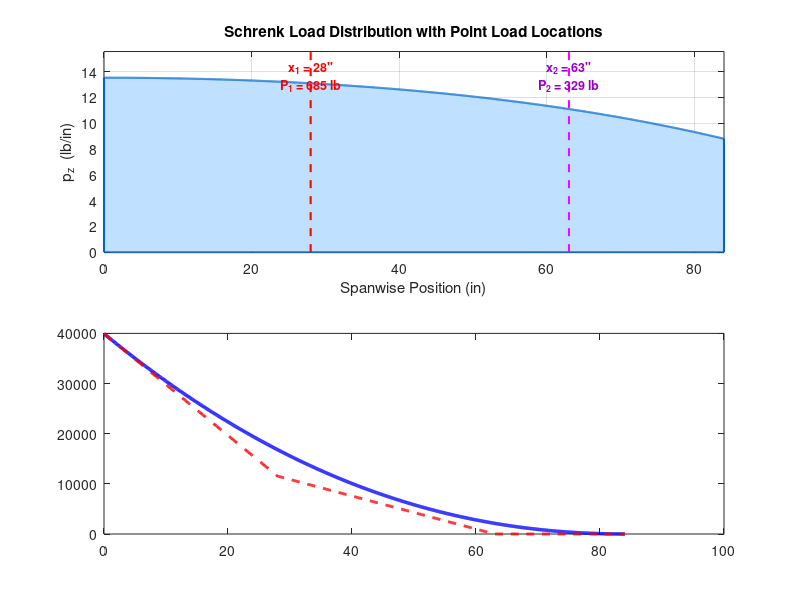

MATLAB code to generate this figure: (Note: this script raises an error after producing the figure.)
%% Whiffletree Two-Point Load Analysis
%  Approximates Schrenk spanwise distribution with two point loads.
%  Matching conditions: total force + root bending moment (exact at root).
%  Students edit STUDENT INPUTS block only.

%% Fixed Parameters
L_total = 4000;          % total lift, both wings (lb)
b       = 168;           % full wingspan (in)
l       = b / 2;         % half-span (in)
L_wing  = L_total / 2;  % one-wing lift (lb)

Pz = @(x) (L_wing/(2*l)) * ((2/pi + 0.5) - (x/l).^2/pi - (x/l).^4/(4*pi));

%% STUDENT INPUTS
x1 = 28;   % inboard load location (in from root)
x2 = 63;   % outboard load location (in from root)
% Spacing = x2 - x1

%% Solve for P1, P2
xv  = linspace(0, l, 2000);
pzv = Pz(xv);

F0 = trapz(xv, pzv);           % total force = L_wing (verify)
M0 = trapz(xv, xv .* pzv);    % first moment about root

P  = [1, 1; x1, x2] \ [F0; M0];
P1 = P(1);
P2 = P(2);

fprintf('\n--- Whiffletree Solution ---\n');
fprintf('x1 = %5.1f in  |  P1 = %7.1f lb\n', x1, P1);
fprintf('x2 = %5.1f in  |  P2 = %7.1f lb\n', x2, P2);
fprintf('P1 + P2 = %.1f lb  (target: %.1f lb)\n', P1+P2, L_wing);
fprintf('Spacing = %.1f in\n\n', x2-x1);

%% Bending Moment Diagrams
xp  = linspace(0, l, 800);
pzp = Pz(xp);

Q   = cumtrapz(xp, pzp);
Q   = Q(end) - Q;
R   = cumtrapz(xp, xp .* pzp);
R   = R(end) - R;
Md  = R - xp .* Q;

Mp  = (xp <= x1) .* P1 .* (x1 - xp) + (xp <= x2) .* P2 .* (x2 - xp);

rms_err = sqrt(mean((Mp - Md).^2)) / Md(1) * 100;
%% Plots
figure('Position', [100 80 860 680], 'Color', 'w');

% --- Load Distribution ---
subplot(2,1,1);
fill([xv, fliplr(xv)], [pzv, zeros(size(pzv))], ...
    [0.75 0.88 1], 'EdgeColor', [0 0.4 0.8], 'LineWidth', 1.5);
hold on;
ymax = max(pzv) * 1.15;
plot([x1 x1], [0 ymax], 'r--', 'LineWidth', 1.5);
plot([x2 x2], [0 ymax], 'm--', 'LineWidth', 1.5);
text(x1, ymax * 0.88, sprintf('x_1 = %g"\nP_1 = %.0f lb', x1, P1), ...
    'Color', 'r', 'HorizontalAlignment', 'center', 'FontSize', 9, 'FontWeight', 'bold');
text(x2, ymax * 0.88, sprintf('x_2 = %g"\nP_2 = %.0f lb', x2, P2), ...
    'Color', [0.6 0 0.8], 'HorizontalAlignment', 'center', 'FontSize', 9, 'FontWeight', 'bold');
xlabel('Spanwise Position (in)');
ylabel('p_z  (lb/in)');
title('Schrenk Load Distribution with Point Load Locations');
xlim([0 l]); ylim([0 ymax]); grid on; box on;

% --- Moment Diagram ---
subplot(2,1,2);
plot(xp, Md, 'b-',  'LineWidth', 2.5); hold on;
plot(xp, Mp, 'r--', 'LineWidth', 2);
xline(x1, ':', 'Color', 'r',       'LineWidth', 1);
xline(x2, ':', 'Color', [0.6 0 0.8], 'LineWidth', 1);
xlabel('Spanwise Position (in)');
ylabel('Bending Moment (lb-in)');
title(sprintf('Bending Moment Diagram  |  x_1=%g", x_2=%g"  |  RMS error = %.1f%%', ...
    x1, x2, rms_err));
legend('Schrenk (distributed)', 'Two-point approximation', 'Location', 'northeast');
xlim([0 l]); grid on; box on;

fprintf('Moment at root (Schrenk):    %.1f lb-in\n', Md(1));
fprintf('Moment at root (two-point):  %.1f lb-in\n', Mp(1));
fprintf('RMS moment error:            %.2f%%\n', rms_err);
